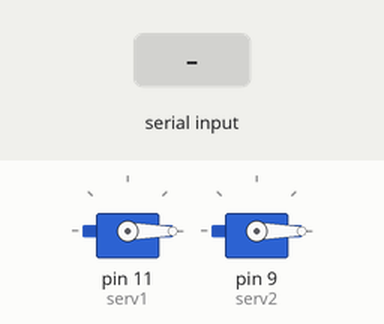
Simulated run of this sketch. Board: Arduino Uno, built with avr-gcc and run on an emulated ATmega328P. Shown: 2 × servo. The test bench sets the inputs (shaded band).

Above: at 1.2 s.
1.3 s: "a90\n" received over Serial
At 2.1 s:
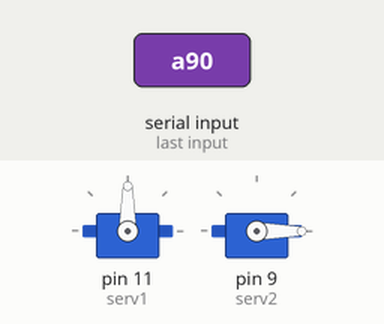
2.8 s: "a,45\n" received over Serial
At 3.3 s:
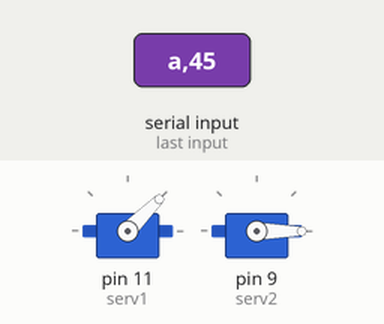
4.3 s: "b90\n" received over Serial
At 5.5 s:
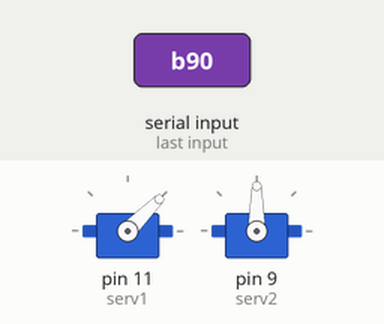
5.8 s: "b,45\n" received over Serial
At 6.8 s:
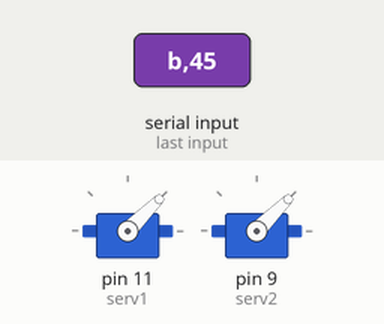
7.3 s: "a" received over Serial
At 9.5 s:
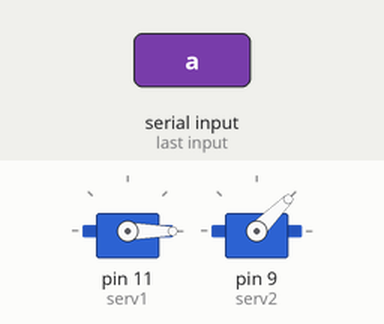
9.8 s: "b" received over Serial
At 11.6 s:
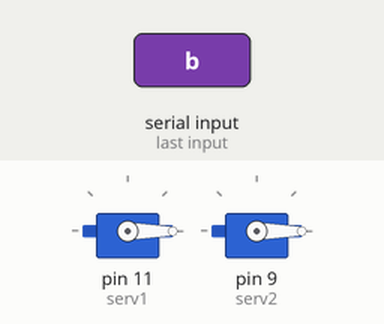
Timing chart, 0 to 13.1 s (numbered marks = the images above; inputs shaded):
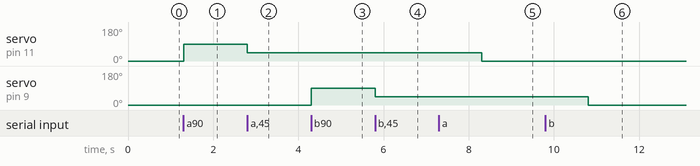

Measured:
- after the input at 1.3 s, servo on pin 11 (serv1): 0° → 90° at once
- after the input at 2.8 s, servo on pin 11 (serv1): 90° → 45° at once
- after the input at 4.3 s, servo on pin 9 (serv2): 0° → 90° at once
- after the input at 5.8 s, servo on pin 9 (serv2): 90° → 45° at once
- after the input at 7.3 s, servo on pin 11 (serv1): 45° → 0° after 1.0 s
- after the input at 9.8 s, servo on pin 9 (serv2): 45° → 0° after 1.0 s

The sketch:

Servo-2.ino
```cpp
#include <Servo.h>

Servo serv1;
Servo serv2;
char cmnd;
int pos=0;

void setup() {
  serv1.attach(11);
  serv2.attach(9);
  Serial.begin(9600);
  serv1.write(0);
  serv2.write(0);
}

void loop() {
  Dato_Serial();

  switch(cmnd){
    case 'a':
    serv1.write(pos);
    cmnd=' ';
    break;
    case 'b':
    serv2.write(pos);
    cmnd=' ';
    break;
  }
}

void Dato_Serial(){
  if(Serial.available()>0){
   cmnd=Serial.read();
   pos=Serial.parseInt();
  }
  Serial.flush();
}
```
